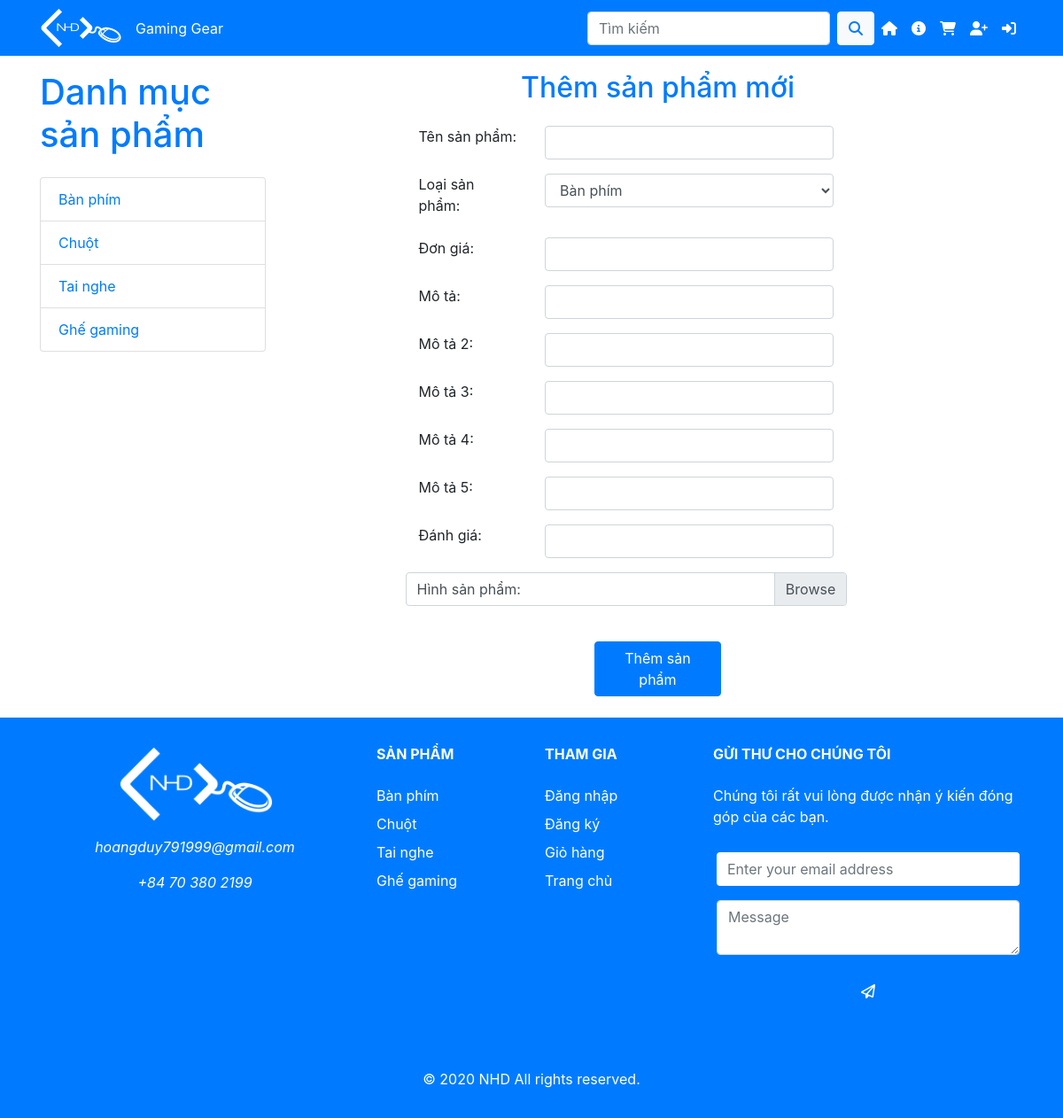
Page /AddProduct.php on the committed database.
### tables this page shows
CREATE TABLE `danhmuc` (
  `id` int(11) NOT NULL,
  `name` varchar(50) DEFAULT NULL
);

### xl_csdl.php (called while the page is built, shortened)
<?php
function Doc_Bang($sql)
{
	$options = array(
		PDO::MYSQL_ATTR_INIT_COMMAND => "SET NAMES utf8",
		PDO::ATTR_ERRMODE => PDO::ERRMODE_EXCEPTION
	);
	$db = new PDO('mysql:host=localhost;dbname=gaminggear', 'root', '',$options);
	$bang=$db->query($sql);
	return $bang;
}
?>

### AddProduct.php (the view, shortened to what this page needs)
<!DOCTYPE html>
<html lang="en">
<head>
  <link href="vendor/bootstrap/css/bootstrap.min.css" rel="stylesheet">
  <link href="css/shop-homepage.css" rel="stylesheet">
</head>
<body>
  <nav class="navbar navbar-expand-lg navbar-dark bg-primary fixed-top py-1">
    <div class="container">
      <a class="navbar-brand text-center" href="index.php"><img src="images/logo4.png" alt="Website's Logo" height="45"></a>
      <div class="navbar-text text-white text-left">
        Gaming Gear
      </div>
      <div class="collapse navbar-collapse" id="navbarResponsive">
        <ul class="navbar-nav ml-auto">
          <form class="form-inline" id="searchform" name="searchform" action="Search.php" method="post">
            <input class="form-control mr-sm-2" name="tensp" id="tensp" type="text" placeholder="Tìm kiếm">
            <button class="btn btn-light" type="submit" style="color:rgb(0, 123, 255);"><i class="fas fa-search"></i></button>
          </form>
          <li class="nav-item active">
            <a class="nav-link" href="index.php" data-tooltip="tooltip" data-placement="bottom" title="Trang chủ"><i class='fas fa-home'></i>
            </a>
          </li>
          <li class="nav-item active">
            <a class="nav-link" href="#footer" data-tooltip="tooltip" data-placement="bottom" title="Thông tin"><i class="fas fa-info-circle"></i></a>
          </li>
          <li class="nav-item active">
            <a class="nav-link" href="Cart.php" data-tooltip="tooltip" data-placement="bottom" title="Giỏ hàng"><i class="fas fa-shopping-cart"></i></a>
          </li>
          <?php
            if(isset($_SESSION["tenkh"]))
              include_once("Logout.php");
            else
              include_once("Login.php");
          ?>
        </ul>
      </div>
    </div>
  </nav>
  <div class="container">
    <div class="row">
      <div class="col-lg-3">
        <h1 class="my-4 text-primary">Danh mục sản phẩm</h1>
        <div class="list-group">
          <?php include_once("Category.php");?>
        </div>
      </div>
      <div class="col-lg-9">
        <h2 class="my-4 text-primary text-center">Thêm sản phẩm mới</h2>
        <?php
          include_once("xl_csdl.php");
          $bang=Doc_Bang("select * from danhmuc");
        ?>
        <form action="AddProduct.php" method="post" enctype="multipart/form-data" name="addform">
          <div class="form-group row">
            <div class="col-lg-2"></div>
            <label class="control-label col-lg-2 text-left" for="tensp">Tên sản phẩm:</label>
            <div class="col-lg-5">
              <input type="text" name="tensp" class="form-control" id="tensp">
            </div>
          </div>
          <div class="form-group row">
            <div class="col-lg-2"></div>
            <label class="control-label col-lg-2 text-left" for="loaisp">Loại sản phẩm:</label>
            <div class="col-lg-5">
              <select name="loaisp" id="loaisp" class="form-control">
              <?php
                foreach($bang as $loaisp)
                {
                  echo  "<option value='".$loaisp[0]."'>".$loaisp[1]."</option>";
                }
			  	    ?>
              </select>
            </div>
          </div>
          <div class="form-group row">
            <div class="col-lg-2"></div>
            <label class="control-label col-lg-2 text-left" for="dongia">Đơn giá:</label>
            <div class="col-lg-5">
            <input type="text" name="dongia" class="form-control" id="dongia">
            </div>
          </div>
          <div class="form-group row">
            <div class="col-lg-2"></div>
            <label class="control-label col-lg-2 text-left" for="mota">Mô tả:</label>
            <div class="col-lg-5">
              <input type="text" name="mota" class="form-control" id="mota">
            </div>
          </div>
          <div class="form-group row">
            <div class="col-lg-2"></div>
            <label class="control-label col-lg-2 text-left" for="mota2">Mô tả 2:</label>
            <div class="col-lg-5">
              <input type="text" name="mota2" class="form-control" id="mota2">
            </div>
          </div>
          <div class="form-group row">
            <div class="col-lg-2"></div>
            <label class="control-label col-lg-2 text-left" for="mota3">Mô tả 3:</label>
            <div class="col-lg-5">
              <input type="text" name="mota3" class="form-control" id="mota3">
            </div>
          </div>
          <div class="form-group row">
            <div class="col-lg-2"></div>
            <label class="control-label col-lg-2 text-left" for="mota4">Mô tả 4:</label>
            <div class="col-lg-5">
              <input type="text" name="mota4" class="form-control" id="mota4">
            </div>
          </div>
          <div class="form-group row">
            <div class="col-lg-2"></div>
            <label class="control-label col-lg-2 text-left" for="mota5">Mô tả 5:</label>
            <div class="col-lg-5">
              <input type="text" name="mota5" class="form-control" id="mota5">
            </div>
          </div>
          <div class="form-group row">
            <div class="col-lg-2"></div>
            <label class="control-label col-lg-2 text-left" for="sao">Đánh giá:</label>
            <div class="col-lg-5">
              <input type="text" name="sao" class="form-control" id="sao">
            </div>
          </div>
          <div class="form-group row">
            <div class="col-lg-2"></div>
            <div class="custom-file col-lg-7">
            <label class="custom-file-label text-left" for="file">Hình sản phẩm:</label>
            </div>
          </div>
          <br>
          <div class="row">
            <div class="col-lg-5"></div>
            <button type="submit" name="add" class="btn btn-primary btn-block btn-round col-lg-2">Thêm sản phẩm</button>
            <div class="col-lg-5"></div>
          </div>
        </form>
      </div>
    </div>
    </div>
  <br>
  <footer class="bg-primary text-white">
    <div class="container py-2">
      <div class="row py-4">
        <div class="col-lg-4 col-md-6 mb-4 mb-lg-0 text-center">
          <img src="images/logo4.png" alt="Website's Logo" width="50%"><p>
          <p class="font-italic ">hoangduy791999@gmail.com</p>
          <p class="font-italic ">+84 70 380 2199</p>
        </div>
        <div class="col-lg-2 col-md-6 mb-4 mb-lg-0">
          <h6 class="text-uppercase font-weight-bold mb-4">Sản phẩm</h6>
          <ul class="list-unstyled mb-0">
            <li class="mb-2"><a href="index.php?maloai=1" class="text-white">Bàn phím</a></li>
            <li class="mb-2"><a href="index.php?maloai=2" class="text-white">Chuột</a></li>
            <li class="mb-2"><a href="index.php?maloai=3" class="text-white">Tai nghe</a></li>
            <li class="mb-2"><a href="index.php?maloai=4" class="text-white">Ghế gaming</a></li>
          </ul>
        </div>
        <div class="col-lg-2 col-md-6 mb-4 mb-lg-0">
          <h6 class="text-uppercase font-weight-bold mb-4">Tham gia</h6>
          <ul class="list-unstyled mb-0">
            <li class="mb-2"><a class="text-white" data-toggle="modal" data-target="#loginModal">Đăng nhập</a></li>
            <li class="mb-2"><a class="text-white" data-toggle="modal" data-target="#signupModal">Đăng ký</a></li>
            <li class="mb-2"><a class="text-white" href="Cart.php">Giỏ hàng</a></li>
            <li class="mb-2"><a class="text-white" href="index.php">Trang chủ</a></li>
          </ul>
        </div>
        <div class="col-lg-4 col-md-6 mb-lg-0">
          <h6 class="text-uppercase font-weight-bold mb-4">Gửi thư cho chúng tôi</h6>
          <p class="text-white mb-4">Chúng tôi rất vui lòng được nhận ý kiến đóng góp của các bạn.</p>
          <div class="p-1 rounded">
            <form action="Mail.php" method="post" enctype="multipart/form-data" name="form3">
              <div class="form-group">
                <input type="email" id="sender" placeholder="Enter your email address" aria-describedby="button-addon1" class="form-control border-0 shadow-0">
              </div>
              <div class="form-group">
                <textarea class="form-control" id="message" placeholder="Message"></textarea>
              </div>
              <div class="text-center">
              <button type="submit" name="send" class="btn btn-primary btn-round btn-block"><i class="far fa-paper-plane"></i></button>
              </div>
            </div>
          </div>
        </div>
      </div>
    <div class="bg-primary py-4">
      <div class="container text-center">
        <p class="text-white mb-0 py-2">© 2020 NHD All rights reserved.</p>
      </div>
    </div>
  </footer>
</body>
</html>

### Category.php
<?php
    include_once("xl_csdl.php");
    $bangloaisp=Doc_Bang("select * from danhmuc");
    foreach($bangloaisp as $lsp)
    echo "<a href='index.php?maloai=".$lsp[0]."' class='list-group-item'>".$lsp[1]."</a>";
?>

### css/shop-homepage.css (style rules this page uses)
body { padding-top: 56px; }

### AddProduct.php (style rules this page uses)
.form-control { display: inline-block !important; }

### rows in the picture
danhmuc: name "Bàn phím"
danhmuc: name "Chuột"
danhmuc: name "Tai nghe"
danhmuc: name "Ghế gaming"

### other values in the picture
form field loaisp "Bàn phím"
